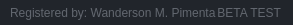
              <widget class="QFrame" name="frame_grip">
               <property name="minimumSize">
                <size>
                 <width>0</width>
                 <height>25</height>
                </size>
               </property>
               <property name="maximumSize">
                <size>
                 <width>16777215</width>
                 <height>25</height>
                </size>
               </property>
               <property name="styleSheet">
                <string notr="true">background-color: rgb(33, 37, 43);</string>
               </property>
               <property name="frameShape">
                <enum>QFrame::NoFrame</enum>
               </property>
               <property name="frameShadow">
                <enum>QFrame::Raised</enum>
               </property>
               <layout class="QHBoxLayout" name="horizontalLayout_6">
                <property name="spacing">
                 <number>0</number>
                </property>
                <property name="leftMargin">
                 <number>0</number>
                </property>
                <property name="topMargin">
                 <number>0</number>
                </property>
                <property name="rightMargin">
                 <number>2</number>
                </property>
                <property name="bottomMargin">
                 <number>0</number>
                </property>
                <item>
                 <widget class="QFrame" name="frame_label_bottom">
                  <property name="frameShape">
                   <enum>QFrame::NoFrame</enum>
                  </property>
                  <property name="frameShadow">
                   <enum>QFrame::Raised</enum>
                  </property>
                  <layout class="QHBoxLayout" name="horizontalLayout_7">
                   <property name="spacing">
                    <number>0</number>
                   </property>
                   <property name="leftMargin">
                    <number>10</number>
                   </property>
                   <property name="topMargin">
                    <number>0</number>
                   </property>
                   <property name="rightMargin">
                    <number>10</number>
                   </property>
                   <property name="bottomMargin">
                    <number>0</number>
                   </property>
                   <item>
                    <widget class="QLabel" name="label_credits">
                     <property name="font">
                      <font>
                       <family>Segoe UI</family>
                      </font>
                     </property>
                     <property name="styleSheet">
                      <string notr="true">color: rgb(98, 103, 111);</string>
                     </property>
                     <property name="text">
                      <string>Registered by: Wanderson M. Pimenta</string>
                     </property>
                    </widget>
                   </item>
                   <item>
                    <widget class="QLabel" name="label_version">
                     <property name="maximumSize">
                      <size>
                       <width>100</width>
                       <height>16777215</height>
                      </size>
                     </property>
                     <property name="font">
                      <font>
                       <family>Segoe UI</family>
                      </font>
                     </property>
                     <property name="styleSheet">
                      <string notr="true">color: rgb(98, 103, 111);</string>
                     </property>
                     <property name="text">
                      <string>BETA TEST</string>
                     </property>
                     <property name="alignment">
                      <set>Qt::AlignRight|Qt::AlignTrailing|Qt::AlignVCenter</set>
                     </property>
                    </widget>
                   </item>
                  </layout>
                 </widget>
                </item>
                <item>
                 <widget class="QFrame" name="frame_size_grip">
                  <property name="maximumSize">
                   <size>
                    <width>20</width>
                    <height>20</height>
                   </size>
                  </property>
                  <property name="styleSheet">
                   <string notr="true">QSizeGrip {
	background-image: url(:/16x16/icons/16x16/cil-size-grip.png);
	background-position: center;
	background-repeat: no-reperat;
}</string>
                  </property>
                  <property name="frameShape">
                   <enum>QFrame::NoFrame</enum>
                  </property>
                  <property name="frameShadow">
                   <enum>QFrame::Raised</enum>
                  </property>
                 </widget>
                </item>
               </layout>
              </widget>
